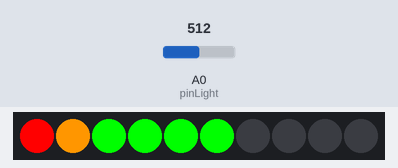
Recording of a sketch running on a simulated Arduino Uno, built with avr-gcc and run on an emulated ATmega328P. On the bench: 10 RGB LEDs in strip order, left to right. Inputs (shaded band) come from the test bench; at power-on: A0 (pinLight) = 512. What the sketch prints to the serial monitor is not drawn.

Above: at 1.2 s.
1.3 s: A0 (pinLight) set to 733
At 1.6 s:
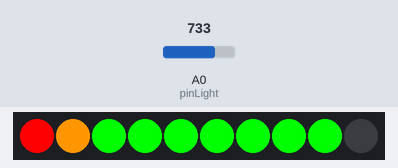
2.8 s: A0 (pinLight) set to 765
At 3.8 s:
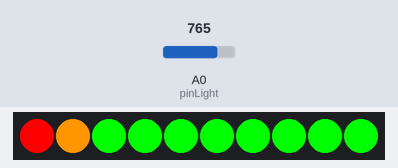
4.3 s: A0 (pinLight) set to 122
At 5.0 s:
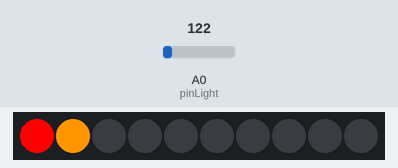
5.8 s: A0 (pinLight) set to 84
7.3 s: A0 (pinLight) set to 75
At 8.4 s:
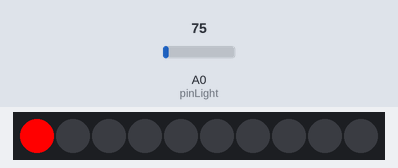
Timing chart, 0 to 8.2 s (numbered marks = the images above; inputs shaded):
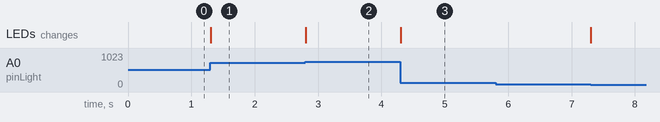

The sketch:

lightMeter.ino
```cpp
// demo of Grove - Light Sensor
#include <Grove_LED_Bar.h>

Grove_LED_Bar bar(9, 8, 0);

const int pinLight = A0;

void setup()
{
      bar.begin();//start LED display
      Serial.begin(9600);//start console


}

void loop()
{
    int value = analogRead(pinLight); //read light sensor
    int show = (value/75);            //reduce reading into dislay range
    if (show < 3) { show = 2 ;}       //never show fewer than 2 lower segments pending next test
    if (value < 80) { show = 1 ;}     //when reading less than 80 only show 1 segment (very low light)


    Serial.println(show);//display reading on console


    bar.setLevel(show);//set LED Display


}
```

Measured:
- the behaviour switches between 749 and 750 on A0 (pinLight) (found by bisection; images 1 and 2)
- after the input at 1.3 s, the LEDs: change at once (image 1)
- after the input at 2.8 s, the LEDs: change at once (image 2)
- after the input at 4.3 s, the LEDs: change at once (image 3)
